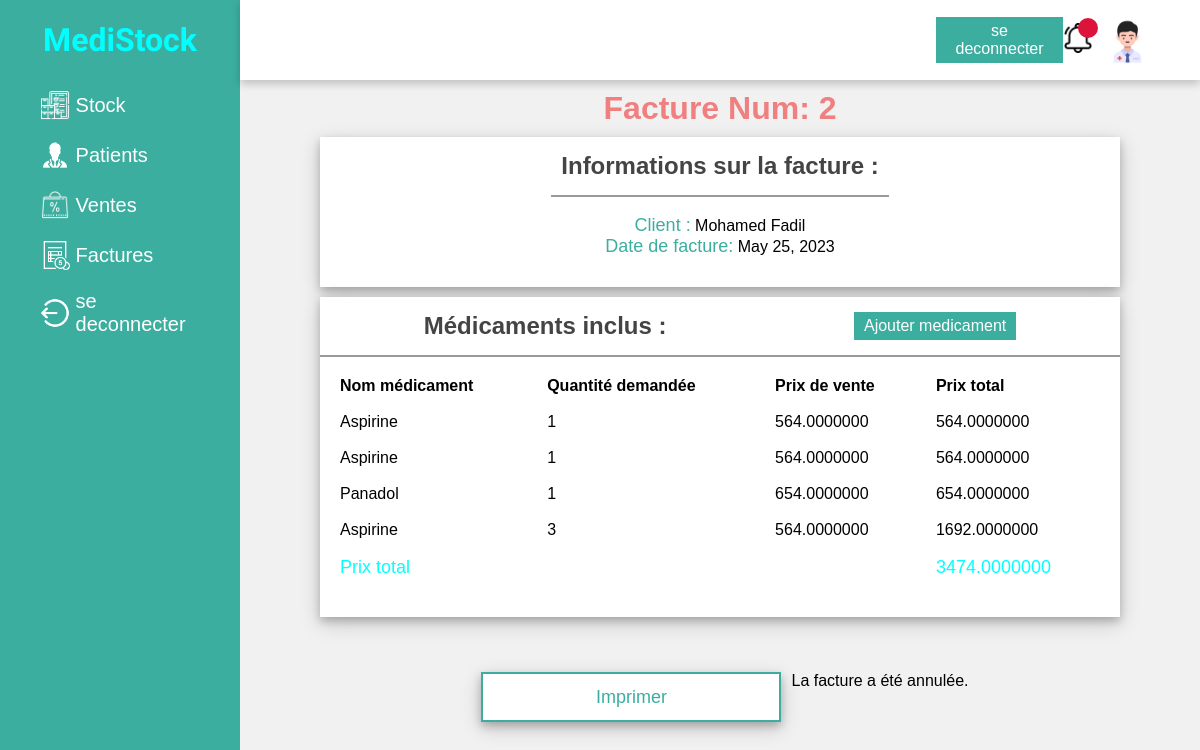
Screenshot of /afficher_facture/2/ with the database file from the repository.
### factures/models.py (models this page shows, shortened)
class Facture(models.Model):
    patient = models.ForeignKey(patients, on_delete=models.CASCADE, null=True)
    date_facture =models.DateField(default= date.today)
    imprimee = models.BooleanField(default=False)
    annulee = models.BooleanField(default=False)

class MedicamentsFacture(models.Model):
    facture = models.ForeignKey(Facture, on_delete=models.CASCADE,null=True)
    medicament = models.ForeignKey(medicament, on_delete=models.CASCADE,null=True)
    quantite_demandee = models.IntegerField()

### client/models.py (models this page shows)
class patients(models.Model):
   nom = models.CharField(max_length=150)
   tel = models.IntegerField()
   email = models.CharField(max_length=150)
   adress= models.TextField()
   def __str__(self):
        return self.nom

### gststock/models.py (models this page shows, shortened)
class medicament(models.Model):
    CodeBarre = models.DecimalField(max_digits=20,decimal_places=5)
    designation = models.CharField(max_length=50)
    categorie = models.CharField(max_length=100)
    forme = models.CharField(max_length=50,null=True,blank=True)
    DCI= models.CharField(max_length=50,null=True,blank=True)
    qte = models.IntegerField(null=True,blank=True)
    dosage = models.IntegerField(null=True,blank=True)
    prix_vente = models.DecimalField(max_digits=20,decimal_places=7,null=True,blank=True)
    stock_min = models.IntegerField(null=True,blank=True)
    prix_achat =models.DecimalField(max_digits=20,decimal_places=7,null=True,blank=True)
    date_permeotion = models.DateField()
    lieu_med = models.TextField(null=True,blank=True)

### factures/views.py (the view, shortened to what this page needs)
# urls.py: path('afficher_facture/<int:facture_id>/',views.afficher_facture, name='afficher_facture'),
def afficher_facture(request, facture_id):
    facture = Facture.objects.get(pk=facture_id)
    medicaments_facture = MedicamentsFacture.objects.filter(facture=facture)
    medicament_list = []  # Liste pour stocker les médicaments supplémentaires
    for medicament_facture in medicaments_facture:
        medicament_facture.prix_total = medicament_facture.medicament.prix_vente * medicament_facture.quantite_demandee
    medicament_factures_supplementaires = MedicamentsFacture.objects.filter(facture=facture).exclude(id__in=medicaments_facture.values_list('id', flat=True))
    total_prix = sum(medicament_facture.prix_total for medicament_facture in medicaments_facture)  # Calculer le prix total de la facture
    facture = Facture.objects.get(pk=facture_id)
    if request.method == 'POST' and 'annuler_facture' in request.POST:
        facture.annulee = True
        facture.save()
        return redirect('afficher_facture', facture_id=facture.id)
    return render(request,'factures/afficher_facture.html', {
        'facture': facture,
        'medicaments_facture': medicaments_facture,
        'medicament_list': medicament_list,
        'total_prix': total_prix,
    })

### templates/factures/afficher_facture.html (shortened to what this page needs)
{% load static%}
{% include 'parties/nav.html' %}
{% block content %}
<!DOCTYPE html>
<html lang="en">
<head>
</head>
<body>
  <div class="container">
<div class="content">
  <div class="commande">
  <h1>Facture Num: {{ facture.id }}</h1>
</div>
    <div class="cards">
        <div class="card">
            <div class="box">
              <div class="title">
              <h2>Informations sur la facture :</h2>
            </div>
            <br>
              <p><span> Client :</span> {{ facture.patient }}</p>
              <p><span>Date de facture:</span> {{ facture.date_facture }}</p>
            </div>
        </div>
    </div>
        <div class="content-2">
<div class="recent-payments">
    <div class="title">
      <h2>Médicaments inclus :</h2>
        <a href="{% url 'ajouter_medicament' facture_id=facture.id %}" class="btn">Ajouter medicament</a>
    </div>
    <table>
      <thead>
        <tr>
          <th>Nom médicament</th>
          <th>Quantité demandée</th>
          <th>Prix de vente</th>
          <th>Prix total</th>
        </tr>
      </thead>
      <tbody>
        {% for medicament_facture in medicaments_facture %}
          <tr>
            <td>{{ medicament_facture.medicament.designation }}</td>
            <td>{{ medicament_facture.quantite_demandee }}</td>
            <td>{{ medicament_facture.medicament.prix_vente }}</td>
            <td>{{ medicament_facture.prix_total }}</td>
          </tr>
        {% endfor %}
      </tbody>
      <tfoot>
        <tr style="color: aqua;font-size: large;">
          <td colspan="3">Prix total</td>
          <td>{{ total_prix }}</td>
        </tr>
      </tfoot>
    </table>
</div>
<div class="annuler">
<a class="card2" href="{% url 'imprimer_facture' facture_id=facture.id %}" target="_blank">Imprimer</a>
{% if not facture.annulee %}
        <form method="post" action="">
            {% csrf_token %}
            <button class="card2" type="submit" name="annuler_facture">Annuler la facture</button>
        </form>
  {% else %}
        <p>La facture a été annulée.</p>
  {% endif %}
</div>
  </div>
</div>
 </div>
</body>
</html>
{% endblock content %}

### templates/parties/nav.html (style rules this page uses)
* { padding: 0; margin: 0; box-sizing: border-box; font-family: 'Poppins',sans-serif; }
body { min-height: 100vh; }
a { text-decoration: none; }
h1,h2 { color: #444; }
.btn { background-color: #3baea0; color: white; padding: 5px 10px; text-align: center; }

### templates/factures/afficher_facture.html (style rules this page uses)
p span { color: #3baea0; font-size: large; }
* { padding: 0; margin: 0; box-sizing: border-box; font-family: 'Poppins',sans-serif; }
body { min-height: 100vh; }
a { text-decoration: none; }
h1,h2 { color: #444; }
.container { position: absolute; right: 0; width: 80vw; height: 100vh; background: #f1f1f1; }
.btn { background-color: #3baea0; color: white; padding: 5px 10px; text-align: center; }
.container .content { position: relative; margin-top: 10vh; min-height: 90vh; background: #f1f1f1; }
.container .content .cards { padding: 10px 15px; display: flex; align-items: center; justify-content: space-between; flex-wrap: wrap; justify-content: center; }
.container .content .cards .card { width: 800px; height: 150px; background: white; display: flex; justify-content: space-around; box-shadow: 0 4px 8px 0 rgba(0,0,0,0.2),0 6px 20px 0 rgba(0,0,0,0.19); text-align: center; }
.annuler { margin-top: 5px; margin-bottom: 5px; }
.card2 { width: 300px; height: 50px; background: white; margin: 0px 10px ; display: flex; align-items: center; justify-content: space-around; box-shadow: 0 4px 8px 0 rgba(0,0,0,0.2),0 6px 20px 0 rgba(0,0,0,0.19); font-size: 18px; color: #3baea0; border: 2px solid #3baea0; }
.container .content .content-2 { min-height: 60vh; display: flex; justify-content: space-around; align-items: flex-start; flex-wrap: wrap; }
.container .content .content-2 .recent-payments { min-height: 40vh; width: 800px; background: white; margin: 0 25px 0px 25px; box-shadow: 0 4px 8px 0 rgba(0,0,0,0.2),0 6px 20px 0 rgba(0,0,0,0.19); display: flex; flex-direction: column; }
.title { display: flex; align-items: center; justify-content: space-around; padding: 15px 10px; border-bottom: 2px solid #999; }
table { padding: 10px; }
th,td { text-align: left; padding: 8px; }
.commande h1 { color: lightcoral; padding: 10px 0 0 0px; text-align: center; }
.annuler { display: flex; justify-content: center; }

### rows the page displays
Facture: id "2", patient "Mohamed Fadil", date_facture "May 25, 2023"
MedicamentsFacture: medicament.designation "Aspirine", quantite_demandee "1", medicament.prix_vente "564.0000000", prix_total "564.0000000"
MedicamentsFacture: medicament.designation "Aspirine", quantite_demandee "1", medicament.prix_vente "564.0000000", prix_total "564.0000000"
MedicamentsFacture: medicament.designation "Panadol", quantite_demandee "1", medicament.prix_vente "654.0000000", prix_total "654.0000000"
MedicamentsFacture: medicament.designation "Aspirine", quantite_demandee "3", medicament.prix_vente "564.0000000", prix_total "1692.0000000"

### other values shown
{{ total_prix }} "3474.0000000"
